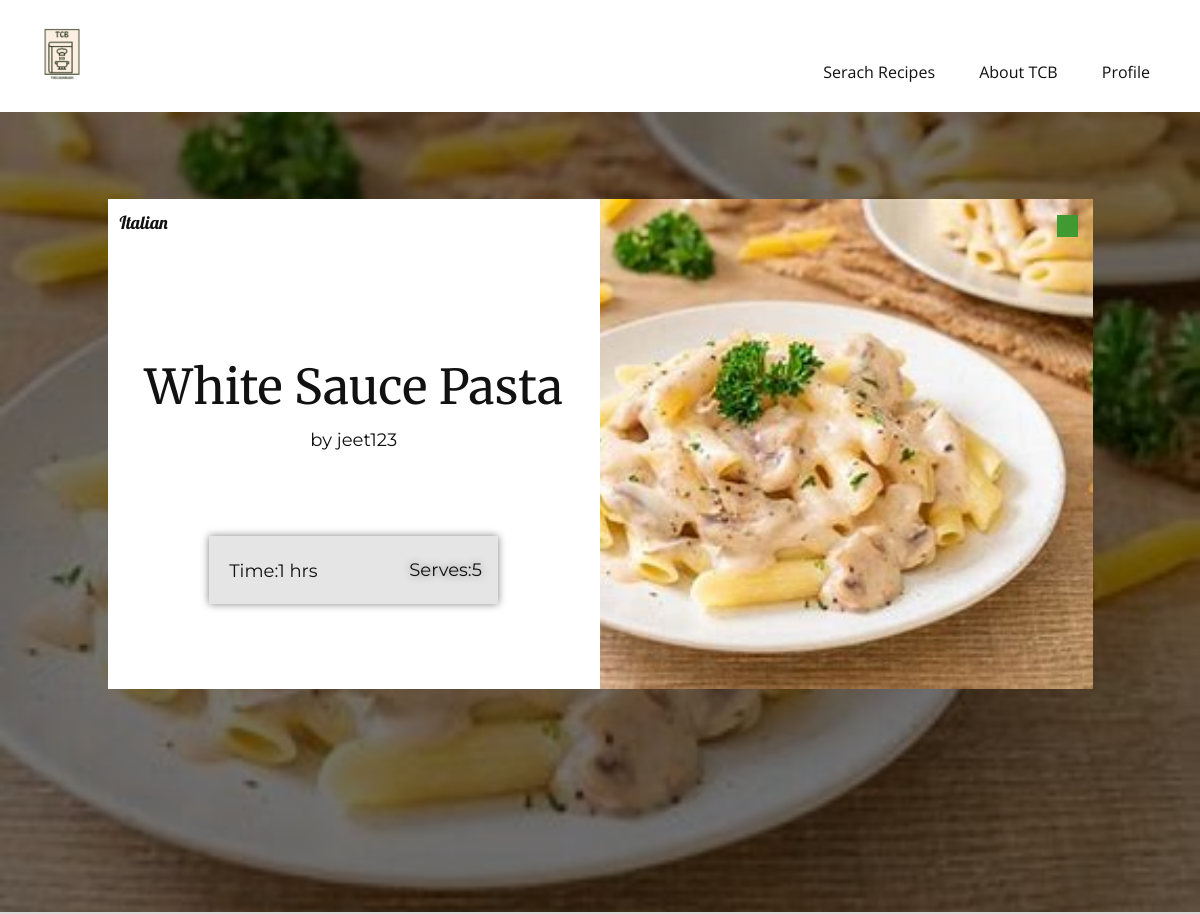
Page /vrecipe/10/ (signed in, upper part) on the earlier database version.
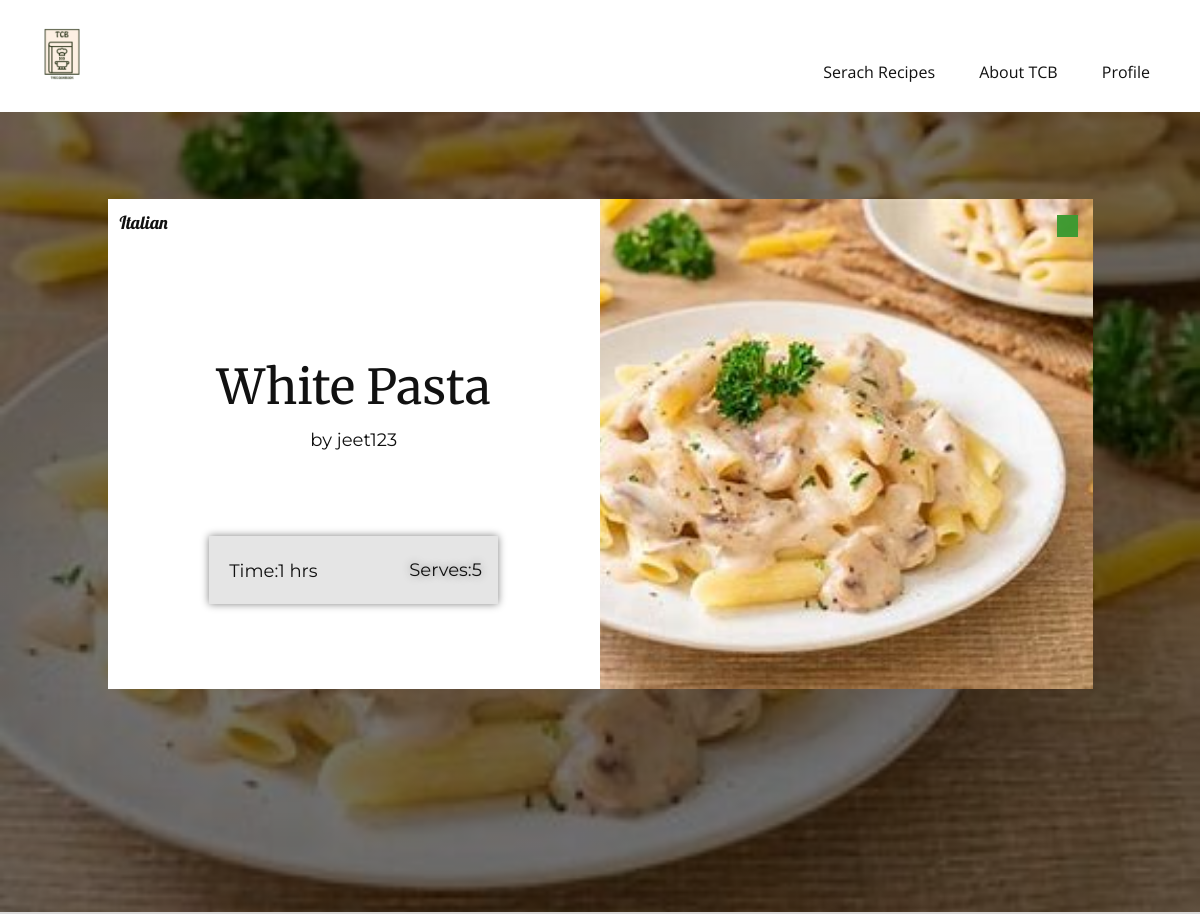
Same page on the later database version.
### TCB/models.py (models this page shows)
class Recipe(models.Model):
    recipe_id = models.AutoField(primary_key=True)
    user = models.ForeignKey(User, on_delete=models.CASCADE)
    recipe_name = models.CharField(max_length=100)
    recipe_image = models.ImageField(upload_to='static/recipe_images/')
    recipe_steps = models.TextField()
    ingredients = models.TextField()
    cooking_time = models.CharField(max_length=100)
    serving = models.IntegerField()
    cuisine = models.ForeignKey(Cuisine, on_delete=models.CASCADE)
    category = models.ForeignKey(Category, on_delete=models.CASCADE)
    rating = models.FloatField(default=0)
    count = models.IntegerField(default=0)
    veg = models.BooleanField()

class Cuisine(models.Model):
    cuisine_id = models.AutoField(primary_key=True)
    cuisine_name = models.CharField(max_length=100)

### TCB/views.py (the view)
# urls.py: path('vrecipe/<int:recipe_id>/',views.vrecipe,name="vrecipe"),
@login_required(login_url='/login')
def vrecipe(request,recipe_id):
    recipe = get_object_or_404(Recipe, recipe_id=recipe_id)
    user = request.user
    comment = Comment.objects.filter(user=user,recipe=recipe).first()
    all_comments = Comment.objects.filter(recipe=recipe)
    paginator = Paginator(all_comments,3)
    page_number = request.GET.get('page')
    try:
        comments = paginator.page(page_number)
    except PageNotAnInteger:
        comments = paginator.page(1)
    except EmptyPage:
        comments = paginator.page(paginator.num_pages)
    context={
        'recipe' : recipe,
        'comment' : comment,
        'comments' : comments,
    }
    return render(request,"vrecipe.html",context)

### templates/vrecipe.html (shortened to what this page needs)
{% load static %}
<!DOCTYPE html>
<html style="font-size: 16px;" lang="en">
  <head>
    <link rel="stylesheet" href="{% static 'nicepage.css' %}" media="screen" />
    <link rel="stylesheet" href="{% static 'vrecipe.css' %}" media="screen" />
  </head>
  <body data-path-to-root="./" data-include-products="false" class="u-body u-xl-mode" data-lang="en">
    <header class="u-clearfix u-header u-header" id="sec-2ef3">
      <div class="u-clearfix u-sheet u-sheet-1">
        <a href="/" class="u-image u-logo u-image-1" title="home"><img src="{% static 'images/TCB_transparent.png' %}" class="u-logo-image u-logo-image-1" /></a>
        <nav class="u-menu u-menu-dropdown u-offcanvas u-menu-1">
          <div class="u-custom-menu u-nav-container">
            <ul class="u-nav u-unstyled u-nav-1">
              {% if user.is_authenticated %}
                <li class="u-nav-item">
                  <a class="u-button-style u-nav-link u-text-active-palette-1-base u-text-hover-palette-2-base" href="/" style="padding: 10px 20px;">Serach Recipes</a>
                </li>
              {% endif %}
              <li class="u-nav-item">
                <a class="u-button-style u-nav-link u-text-active-palette-1-base u-text-hover-palette-2-base" href="/aboutus" style="padding: 10px 20px;">About TCB</a>
              </li>
              {% if user.is_authenticated %}
                <li class="u-nav-item">
                  <a class="u-button-style u-nav-link u-text-active-palette-1-base u-text-hover-palette-2-base" style="padding: 10px 20px;">Profile</a>
                </li>
              {% endif %}
            </ul>
          </div>
        </nav>
      </div>
    </header>
    <section class="u-clearfix u-image u-shading u-section-1" id="sec-3f03" data-image-width="1280" data-image-height="862">
      <div class="u-clearfix u-sheet u-valign-middle-xs u-sheet-1">
        <div class="data-layout-selected u-clearfix u-expanded-width-sm u-expanded-width-xs u-gutter-0 u-layout-wrap u-layout-wrap-1">
          <div class="u-layout" style="">
            <div class="u-layout-row" style="">
              <div class="u-align-center u-container-style u-layout-cell u-left-cell u-size-30 u-size-xs-60 u-white u-layout-cell-1" src="">
                <div class="u-container-layout u-container-layout-1">
                  <p class="u-align-center u-custom-font u-font-lobster u-text u-text-default u-text-1">{{recipe.cuisine.cuisine_name}}</p>
                  <h2 class="u-align-center u-custom-font u-font-merriweather u-text u-text-default u-text-2">{{recipe.recipe_name}}</h2>
                  <p class="u-align-center u-custom-font u-font-montserrat u-text u-text-default u-text-3">by {{recipe.user.username}}</p>
                  <div class="u-align-center u-container-align-center-lg u-container-align-center-md u-container-align-center-sm u-container-align-center-xl u-container-style u-grey-10 u-group u-group-1">
                    <div class="u-container-layout">
                      <p class="u-align-center u-custom-font u-font-montserrat u-text u-text-default u-text-4"  >Serves:{{recipe.serving}}</p>
                      <p class="u-align-center u-custom-font u-font-montserrat u-text u-text-default u-text-5">Time:{{recipe.cooking_time}} hrs</p>
                    </div>
                  </div>
                </div>
              </div>
              <div class="u-align-center u-container-style u-image u-layout-cell u-right-cell u-size-30 u-size-xs-60 u-image-1" src="" data-image-width="1280" data-image-height="862">
                <div class="u-container-layout u-container-layout-3" src="">
                  <div class="{% if recipe.veg %}green-box{% else %}red-box{% endif %} u-custom-color-1 u-preserve-proportions u-shape u-shape-rectangle u-shape-1"></div>
                </div>
              </div>
            </div>
          </div>
        </div>
      </div>
    </section>
  </body>
</html>

Differences in the rows shown:
changed Recipe "Italian": recipe_name "White Sauce Pasta" → "White Pasta"
